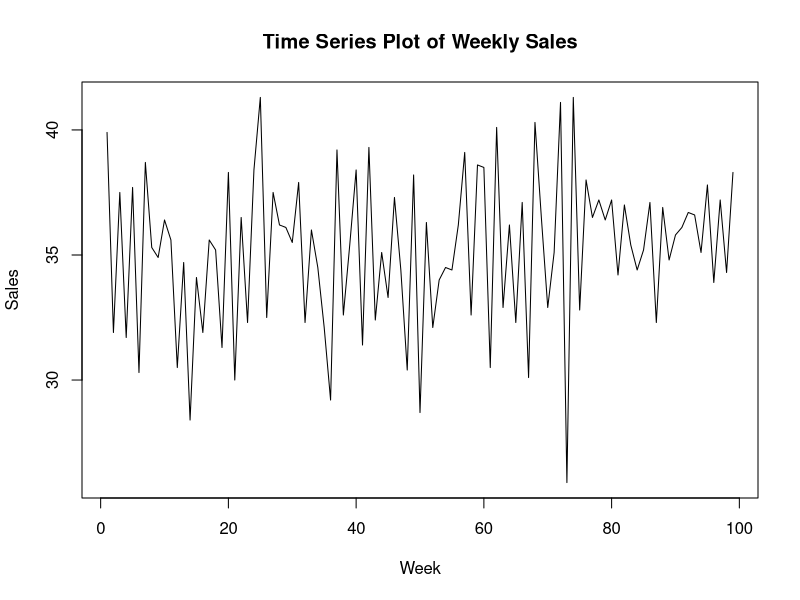
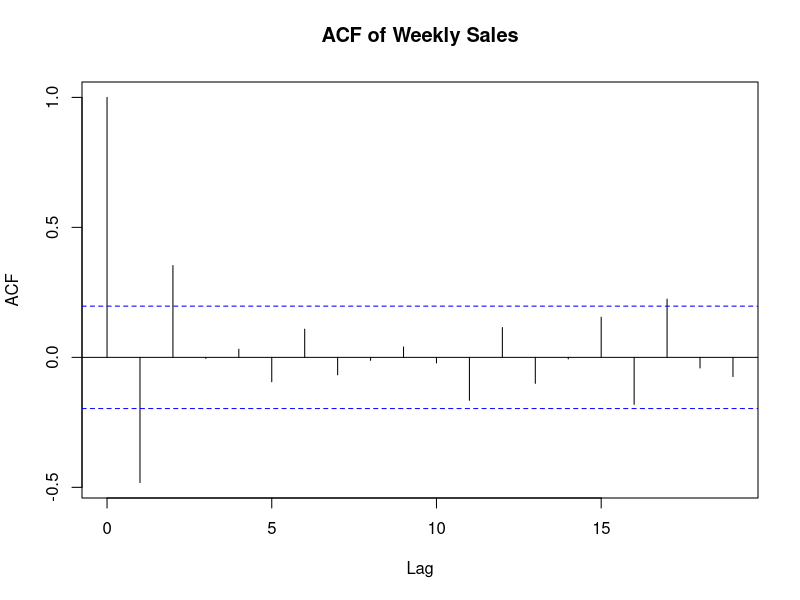
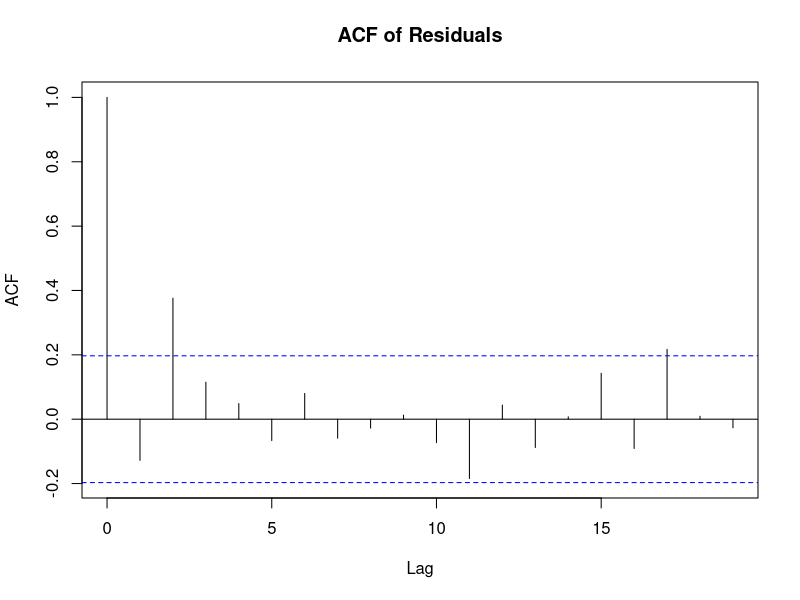
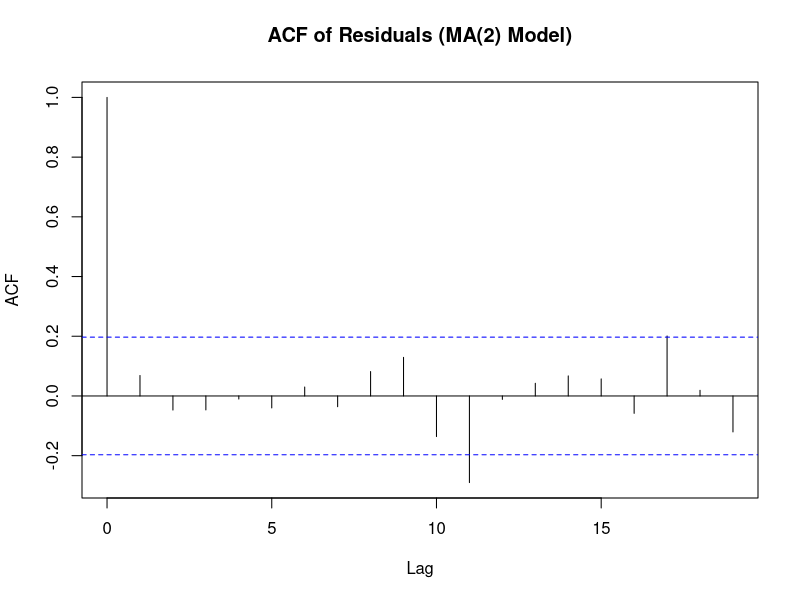

The R source for these figures, in order:
install.packages("forecast")
library(forecast)
data <- read.csv("HW10.csv")
ts_sales <- ts(data)
plot(ts_sales, main="Time Series Plot of Weekly Sales", ylab="Sales", xlab="Week")
acf(ts_sales, main="ACF of Weekly Sales")
acf_values <- acf(ts_sales, plot=FALSE)$acf
print(acf_values[2:6])
ma1_model <- Arima(ts_sales, order=c(0,0,1))
summary(ma1_model)
mu_hat <- ma1_model$coef["intercept"]
theta1_hat <- ma1_model$coef["ma1"]
sigma2_hat <- ma1_model$sigma2
mu_hat
theta1_hat
sigma2_hat
acf(residuals(ma1_model), main="ACF of Residuals")
forecast_values <- forecast(ma1_model, h=3)
print(forecast_values)
ma2_model <- Arima(ts_sales, order=c(0, 0, 2))
summary(ma2_model)
mu_hat <- ma2_model$coef["intercept"]
theta1_hat <- ma2_model$coef["ma1"]
theta2_hat <- ma2_model$coef["ma2"]
sigma2_hat2 <- ma2_model$sigma2
mu_hat
theta1_hat
theta2_hat
sigma2_hat2
acf(residuals(ma2_model), main="ACF of Residuals (MA(2) Model)")
acf_values <- acf(residuals(ma2_model), plot=FALSE)$acf
aic1 <- ma1_model$aic
aic2 <- ma2_model$aic
aic1
aic2
forecast_values <- forecast(ma2_model, h=3)
print(forecast_values)
